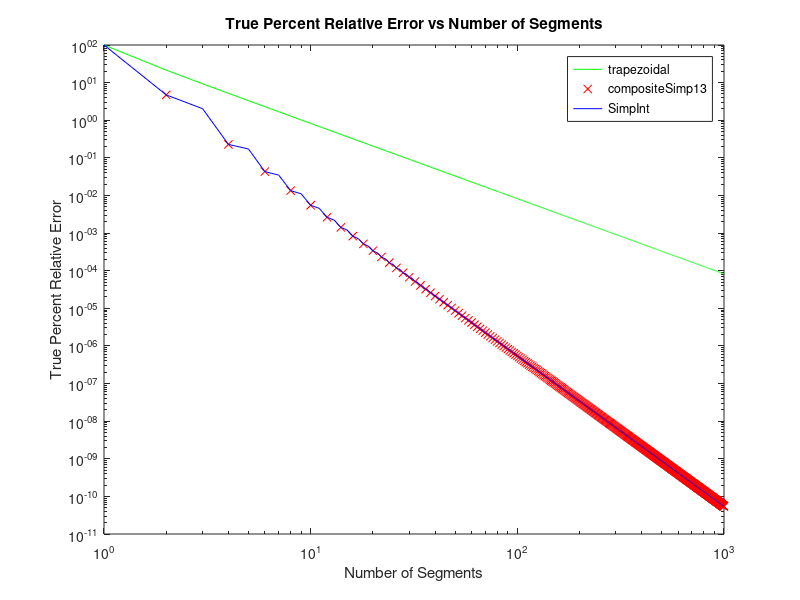

The MATLAB source for this figure: (Note: this script raises an error after producing the figure.)
%Kiran Rao
%ME 2016 - Section B
%902891012
%Computer Project 3

function CP3RaoKiran 
    format long %to print 8 digits in the results
    function [I] = trapezoidal(xVals,yVals) %takes in vectors of x and y values then computes the area of trapezoids formed between each value to approximate the integral
        a = xVals(1); %left bound x-value
        b = xVals(end); %right bound x-value
        yVals2 = yVals; 
        yVals2(1) = []; 
        yVals2(end) = []; %get all internal y-values
        I = (b-a)*((yVals(1) + 2*sum(yVals2) + yVals(end))/(2*(length(yVals)-1))); %use composite trapezoidal formula to calculate integral approximation
    end

    Itrap = [];
    for n = 1:1000 %loop through cases where there are 1 to 1000 segements used
        xValsTrap = linspace(0,pi,n+1); %space out x-values according to number of segments
        yValsTrap = sin(xValsTrap); %calculate corresponding y-values
        Itrap = [Itrap trapezoidal(xValsTrap,yValsTrap)]; %vector of composite trapezoidal integral approximations for cases where the number of segments ranges from 1 to 1000
    end
    
    truePercentRelativeTrap = 100*(abs(2-Itrap)/2); %calculate true percent relative error for composite trapezoidal approximations
    xValsN = 1:1000; 

    figure(1)
    loglog(xValsN,truePercentRelativeTrap,'g') %plot true percent relative error against the number of segments in the composite trapezoidal integral approximation
    xlabel('Number of Segments') %labels x-axis
    ylabel('True Percent Relative Error') %labels y-axis
    title('True Percent Relative Error vs Number of Segments') %gives plot title
    hold on

    function[I] = compositeSimp13(xVals,yVals) %computes composite Simpson's 1/3 Rule for vectors of x-values and y-values using a quadratic interpolation
        a2 = xVals(1); %left bound x-value
        b2 = xVals(end); %right bound x-value
        yVals3 = yVals;
        yVals3(1) = [];
        yVals3(end) = []; %get all internal y-values
        I = (b2-a2)*((yVals(1) + 4*sum(yVals3(1:2:end)) + 2*sum(yVals3(2:2:end)) + yVals(end))/(3*(length(yVals)-1))); %use composite Simpson's 1/3 formula to calculate integral approximation
    end
    
    I13 = [];
    for n = 2:2:1000 %loop through cases where there are an even number of segments because Simpson's 1/3 rule only works with an even number of segments
        xVals13 = linspace(0,pi,n+1); %space out x-values according to number of segments
        yVals13 = sin(xVals13); %calculate corresponding y-values
        I13 = [I13 compositeSimp13(xVals13,yVals13)]; %vector of composite Simpson's 1/3 Rule integral approximations for cases where the number of segments ranges from 2 to 1000 in even intervals
    end
      
    truePercentRelative13 = 100*(abs(2-I13)/2); %calculate true percent relative error for composite Simpson's 1/3 approximations
    xValsN2 = 2:2:1000; 
    figure(1)
    loglog(xValsN2,truePercentRelative13,'rx') %plot true percent relative error against the number of segments in the composite Simpson's 1/3 Rule integral approximation

    function[I] = Simp38(h,fVals) %computes a single application Simpson's 3/8 Rule integral approximation for a specifed segment width and corresponding f(x) values
        I = (3*h/8)*(fVals(1) + 3*fVals(2) + 3*fVals(3) + fVals(4)); %formula for a single application of Simpson's 3/8 Rule
    end

    function[I] = SimpInt(xVals,yVals) %computes an approximated integral for vectors of x-values and y-values using a different Simpson's rule depending on the number of segments used
        if length(xVals) == 2 
            I = trapezoidal(xVals,yVals); %when there is only one segment, use trapezoidal rule  
        elseif any(length(xVals) == 1:2:1001)
            I = compositeSimp13(xVals,yVals); %when there is an even number of segments (the length of the x-vector is odd), use the composite Simpson's 1/3 Rule
        elseif length(xVals) == 4
            h = ((xVals(end)-xVals(1))/3); 
            fVals = yVals;
            I = Simp38(h,fVals); %when there are exactly 3 segments, use the single application Simpson's 3/8 Rule
        elseif any(length(xVals) == 6:2:1000)
            h = ((xVals(end)-xVals(end-3))/3);
            fVals = yVals(end-3:end);
            I = compositeSimp13(xVals(1:end-3),yVals(1:end-3)) + Simp38(h,fVals); %when there are an ood number of segments, the approximated integral should be a sum of the single application of Simpson's 3/8 Rule for the last 3 segments and the composite Simpson's 1/3 rule for the rest of the segments (an even number of segments)
        end
    end

    IAll = [];
    for n = 1:1000 %loop through cases where there are 1 to 1000 segements used
        xValsAll = linspace(0,pi,n+1); %space out x-values according to number of segments
        yValsAll = sin(xValsAll); %calculate corresponding y-values
        IAll = [IAll SimpInt(xValsAll,yValsAll)]; %vector of integral approximations using the SimpInt function for cases where the number of segments ranges from 1 to 1000
    end
    
    truePercentRelativeAll = 100*(abs(2-IAll)/2); %calculate true percent relative error for the Simpson's rules used in the SimpInt function
    figure(1)
    loglog(xValsN,truePercentRelativeAll,'b') %plot true percent relative error against the number of segments in the SimpInt function integral approximation 
    legend('trapezoidal','compositeSimp13', 'SimpInt','Location','northeast') %create legend for figure 1
    
    loading = importdata('loading.dat'); %import data from loading.dat file
    strain = loading(1:end,3); %index strain values from loading.dat
    stress = loading(1:end,2); %index stress values from loading.dat
    figure(2)
    plot(strain,stress) %plot stress vs strain from loading.dat
    xlabel('Strain') %labels x-axis
    ylabel('Stress (MPa)') %labels y-axis
    title('Stress-Strain Curve of Viscoelastic Material') %gives plot title
    
    workTrap = trapezoidal(strain,stress); %approximate the integral from time = 0 to time = 2 for the stress-strain curve using a composite trapezoidal calculation 
    workSimp = SimpInt(strain,stress); %approximate the integral from time = 0 to time = 2 for the stress-strain curve using the SimpInt function 
end